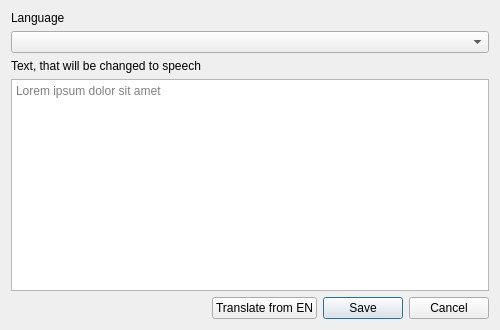
<?xml version="1.0" encoding="UTF-8"?>
<ui version="4.0">
 <class>Dialog</class>
 <widget class="QDialog" name="Dialog">
  <property name="geometry">
   <rect>
    <x>0</x>
    <y>0</y>
    <width>500</width>
    <height>330</height>
   </rect>
  </property>
  <property name="windowTitle">
   <string>Configure TTS</string>
  </property>
  <layout class="QVBoxLayout" name="verticalLayout">
   <item>
    <widget class="QLabel" name="label">
     <property name="text">
      <string>Language</string>
     </property>
    </widget>
   </item>
   <item>
    <widget class="QComboBox" name="cbLanguage">
     <property name="sizePolicy">
      <sizepolicy hsizetype="Expanding" vsizetype="Fixed">
       <horstretch>0</horstretch>
       <verstretch>0</verstretch>
      </sizepolicy>
     </property>
    </widget>
   </item>
   <item>
    <widget class="QLabel" name="label_2">
     <property name="text">
      <string>Text, that will be changed to speech</string>
     </property>
    </widget>
   </item>
   <item>
    <widget class="QTextEdit" name="teText">
     <property name="placeholderText">
      <string>Lorem ipsum dolor sit amet</string>
     </property>
    </widget>
   </item>
   <item>
    <layout class="QHBoxLayout" name="horizontalLayout">
     <item>
      <spacer name="horizontalSpacer">
       <property name="orientation">
        <enum>Qt::Horizontal</enum>
       </property>
       <property name="sizeHint" stdset="0">
        <size>
         <width>40</width>
         <height>20</height>
        </size>
       </property>
      </spacer>
     </item>
     <item>
      <widget class="QPushButton" name="bTranslate">
       <property name="statusTip">
        <string>Translates the english text into desired language</string>
       </property>
       <property name="text">
        <string>Translate from EN</string>
       </property>
      </widget>
     </item>
     <item>
      <widget class="QPushButton" name="bSave">
       <property name="text">
        <string>Save</string>
       </property>
       <property name="default">
        <bool>true</bool>
       </property>
      </widget>
     </item>
     <item>
      <widget class="QPushButton" name="bCancel">
       <property name="text">
        <string>Cancel</string>
       </property>
      </widget>
     </item>
    </layout>
   </item>
  </layout>
 </widget>
 <resources/>
 <connections/>
</ui>
